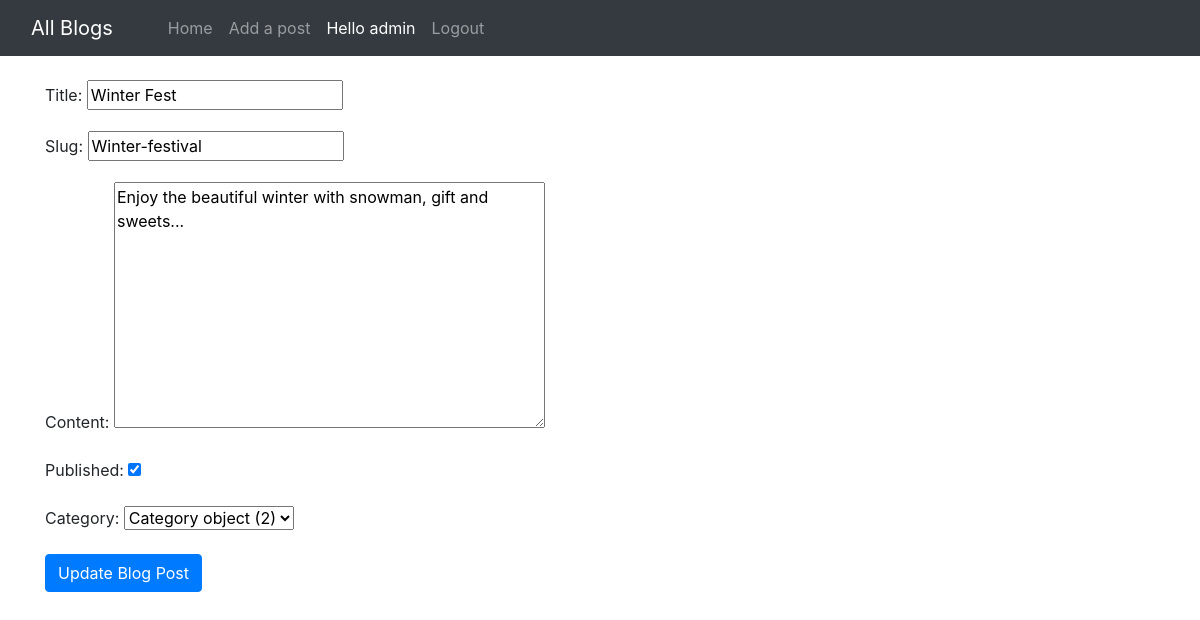
Screenshot of /post/Winter-festival/edit (signed in) with the database file from the repository.
### blog/models.py (models this page shows, shortened)
class Post(models.Model):
    title=models.CharField(max_length=255)
    slug = models.SlugField(max_length=200, unique=True)
    author= models.ForeignKey(User, on_delete=models.CASCADE)
    content=models.TextField()
    created_on = models.DateTimeField(auto_now_add=True)
    updated_on = models.DateTimeField(auto_now= True)
    published = models.BooleanField(default=False)
    category = models.ForeignKey(Category, null=True, blank=True, on_delete=models.SET_NULL)
    class Meta:
        ordering = ['-created_on']

### blog/views.py (the view, shortened to what this page needs)
# urls.py: path("post/<str:slug>/edit", UpdatePostView.as_view(), name="edit_blog_post"),
class UpdatePostView(LoginRequiredMixin,generic.UpdateView):
    model = Post
    template_name = 'edit_blog_post.html'
    fields = ['title', 'slug', 'content', 'published','category']
    def get(self, request, *args, **kwargs):
        self.object = self.get_object()
        if request.user == self.object.author or request.user.is_superuser:
            return super().get(request, *args, **kwargs)
        else:
            raise PermissionError('Only creator of the thi post can edit it.')
    '''
    ipdb> self.request.resolver_match.kwargs                                                                                                                     {'slug': 'happy-diwali'}
    '''

### templates/edit_blog_post.html (shortened to what this page needs)
{% extends 'base.html' %}
{% block body %}
<form enctype="multipart/form-data" method="POST"> {% csrf_token %}
<div class="container mt-4">
{{ form.as_p }}
<button class="btn btn-primary">Update Blog Post</button>
</div>
</form>
{% endblock %}

### templates/base.html (shortened to what this page needs)
<!doctype html>
<html lang="en">
  <head>
    <link href="//maxcdn.bootstrapcdn.com/bootstrap/4.1.1/css/bootstrap.min.css" rel="stylesheet" id="bootstrap-css">
    <link href="https://cdn.jsdelivr.net/npm/bootstrap@5.0.2/dist/css/bootstrap.min.css" rel="stylesheet">
    <link rel="stylesheet" href="https://maxcdn.bootstrapcdn.com/bootstrap/4.0.0/css/bootstrap.min.css">
  </head>
  <body>
    <nav class="navbar navbar-expand-lg navbar-dark bg-dark sticky-top">
        <div class="container-fluid">
          <a class="navbar-brand" href="#">All Blogs</a>
          <div class="collapse navbar-collapse" id="navbarSupportedContent">
          <div class="container mx-3">
            <ul class="navbar-nav me-auto mb-2 mb-lg-0">
              <li class="nav-item">
                <a class="nav-link {% block dashboardactive %} {% endblock dashboardactive %}" aria-current="page" href="/">Home</a>
              </li>
              {% if user.is_authenticated %}
              <li class="nav-item">
                <a class="nav-link {% block add_blogs_active %} {% endblock add_blogs_active %}" href="/post/add">Add a post</a>
              </li>
              <li class="nav-item">
                <a class="nav-link active" href="#">
                  <div class="text-reset">Hello {{request.user}}</div>
                  </a>
              </li>
              <li class="nav-item">
                <a class="nav-link" href="/logout/">Logout</a>
              </li>
              {% else %}
               <li class="nav-item">
                <a class="nav-link {% block loginactive %} {% endblock loginactive %}" href="/login/">Login</a>
              </li>
              {% endif %}
            </ul>
            </div>
          </div>
        </div>
      </nav>
      {% block body %}
      {% endblock body %}
</body>
</html>

### rows the page displays
Post: title "Winter Fest", slug "Winter-festival", content "Enjoy the beautiful winter with snowman, gift and sweets...", published "☑", category "Category object (2)"

### other values shown
{{ request.user }} "admin"
